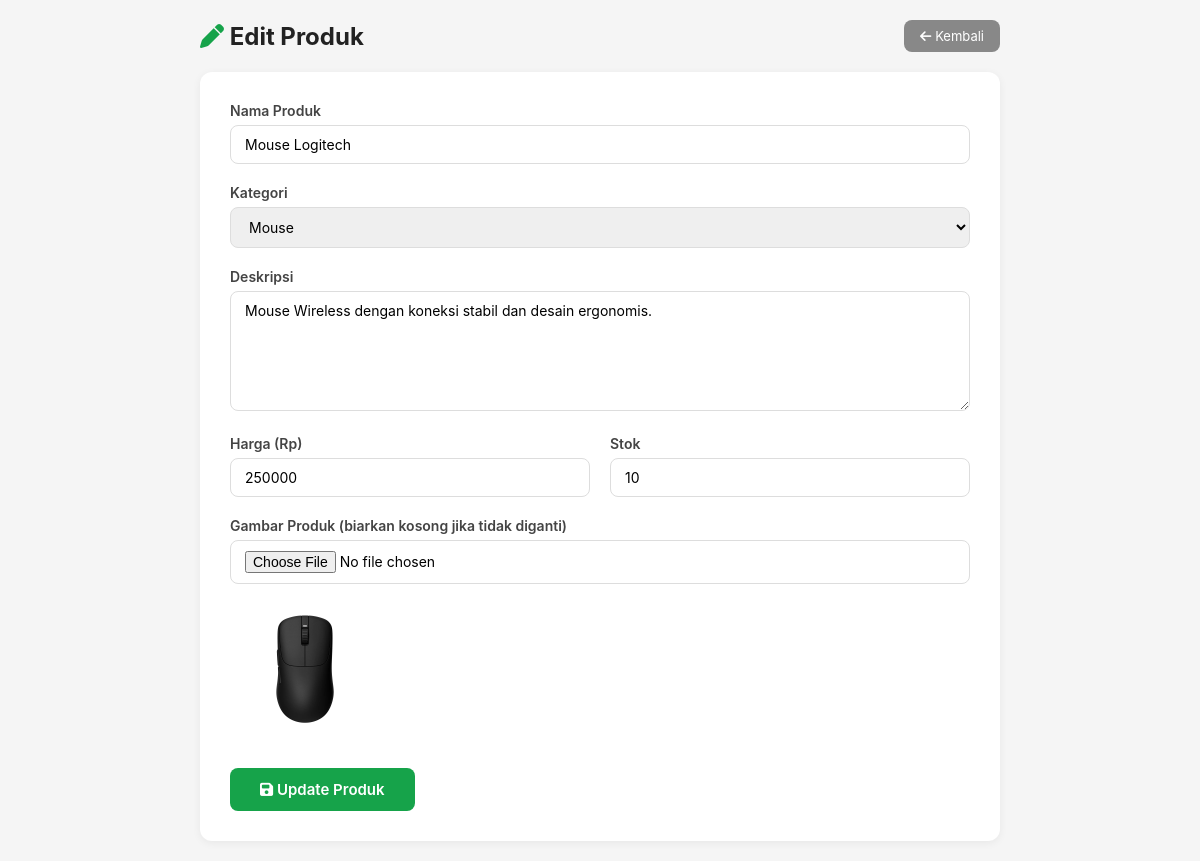
/admin/edit_produk.php?id=2 (signed in), run on the app's committed database.
### tables this page shows
CREATE TABLE IF NOT EXISTS `produk` (
  `id_produk` int(11) NOT NULL AUTO_INCREMENT,
  `nama_produk` varchar(100) DEFAULT NULL,
  `deskripsi` text DEFAULT NULL,
  `kategori` varchar(50) DEFAULT NULL,
  `harga` int(11) DEFAULT NULL,
  `stok` int(11) DEFAULT NULL,
  `terjual` int(11) DEFAULT 0,
  `rating` decimal(2,1) DEFAULT 0.0,
  `gambar` varchar(255) DEFAULT NULL,
  PRIMARY KEY (`id_produk`)
);

### admin/edit_produk.php (the view, shortened to what this page needs)
<?php
include "../config/koneksi.php";
$id = (int)$_GET['id'];
$data = mysqli_query($conn, "SELECT * FROM produk WHERE id_produk='$id'");
$row = mysqli_fetch_assoc($data);
?>
<!DOCTYPE html>
<html lang="id">
<head>
    <link rel="stylesheet" href="../assets/css/asset.css">
    <link rel="stylesheet" href="https://cdnjs.cloudflare.com/ajax/libs/font-awesome/6.6.0/css/all.min.css">
</head>
<body>
<div class="admin-container">
    <div class="admin-header">
        <h1><i class="fa-solid fa-pen" style="color:#16a34a;"></i> Edit Produk</h1>
        <a href="index.php"><i class="fa-solid fa-arrow-left"></i> Kembali</a>
    </div>
    <div class="form-card">
        <form action="update_produk.php" method="POST" enctype="multipart/form-data">
            <div class="form-group">
                <label>Nama Produk</label>
                <input type="text" name="nama" value="<?= htmlspecialchars($row['nama_produk']) ?>" required>
            </div>
            <div class="form-group">
                <label>Kategori</label>
                <select name="kategori">
                    <option value="Mouse" <?= $row['kategori']=='Mouse'?'selected':'' ?>>Mouse</option>
                </select>
            </div>
            <div class="form-group">
                <label>Deskripsi</label>
                <textarea name="deskripsi" required><?= htmlspecialchars($row['deskripsi']) ?></textarea>
            </div>
            <div style="display:grid;grid-template-columns:1fr 1fr;gap:20px;">
                <div class="form-group">
                    <label>Harga (Rp)</label>
                    <input type="number" name="harga" value="<?= $row['harga'] ?>" required>
                </div>
                <div class="form-group">
                    <label>Stok</label>
                    <input type="number" name="stok" value="<?= $row['stok'] ?>" required>
                </div>
            </div>
            <div class="form-group">
                <label>Gambar Produk (biarkan kosong jika tidak diganti)</label>
                <input type="file" name="gambar" accept="image/*">
                <br>
                <img src="../Assets/<?= $row['gambar'] ?>" class="preview-img" onerror="this.style.display='none'">
            </div>
            <button type="submit" class="btn-submit"><i class="fa-solid fa-save"></i> Update Produk</button>
        </form>
    </div>
</div>
</body>
</html>

### Assets/css/asset.css (style rules this page uses)
* { margin: 0; padding: 0; box-sizing: border-box; font-family: -apple-system, BlinkMacSystemFont, 'Segoe UI', Roboto, 'Helvetica Neue', Arial, sans-serif; }
body { background: #f5f5f5; }
.form-group { margin-bottom: 15px; }
.form-group label { display: block; font-size: 13px; font-weight: 600; color: #444; margin-bottom: 6px; }
.form-group input, .form-group textarea, .form-group select { width: 100%; padding: 10px 14px; border: 1px solid #ddd; border-radius: 8px; font-size: 14px; outline: none; transition: .3s; }
.form-group textarea { height: 100px; resize: vertical; }
.btn-submit { padding: 12px 30px; background: #16a34a; color: white; border: none; border-radius: 8px; font-size: 15px; font-weight: 600; cursor: pointer; transition: .3s; }

### admin/edit_produk.php (style rules this page uses)
.admin-container { width: 800px; margin: 20px auto; }
.admin-header { display: flex; justify-content: space-between; align-items: center; margin-bottom: 20px; }
.admin-header h1 { font-size: 24px; color: #222; }
.admin-header a { padding: 8px 16px; background: #888; color: white; text-decoration: none; border-radius: 8px; font-size: 13px; }
.form-card { background: white; border-radius: 12px; padding: 30px; box-shadow: 0 2px 8px rgba(0,0,0,.06); }
.form-group { margin-bottom: 20px; }
.form-group label { display: block; font-size: 14px; font-weight: 600; color: #444; margin-bottom: 6px; }
.form-group input, .form-group textarea, .form-group select { width: 100%; padding: 10px 14px; border: 1px solid #ddd; border-radius: 8px; font-size: 14px; outline: none; transition: .3s; }
.form-group textarea { height: 120px; resize: vertical; }
.btn-submit { padding: 12px 30px; background: #16a34a; color: white; border: none; border-radius: 8px; font-size: 15px; font-weight: 600; cursor: pointer; transition: .3s; }
.preview-img { width: 150px; height: 150px; object-fit: cover; border-radius: 8px; margin-top: 10px; }

### data on the page
produk: nama "Mouse Logitech", kategori "Mouse", deskripsi "Mouse Wireless dengan koneksi stabil dan desain ergonomis.", harga "250000", stok "10", gambar (picture)
